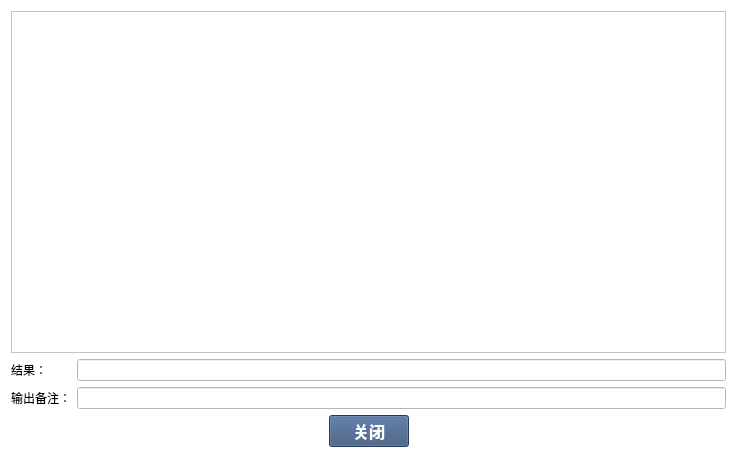
<?xml version="1.0" encoding="UTF-8"?>
<ui version="4.0">
 <class>FormGageResult</class>
 <widget class="QWidget" name="FormGageResult">
  <property name="geometry">
   <rect>
    <x>0</x>
    <y>0</y>
    <width>737</width>
    <height>458</height>
   </rect>
  </property>
  <property name="windowTitle">
   <string>生成结果处理</string>
  </property>
  <property name="styleSheet">
   <string notr="true">background-color: rgb(255, 255, 255);</string>
  </property>
  <layout class="QVBoxLayout" name="verticalLayout">
   <item>
    <widget class="QTableWidget" name="tableWidget"/>
   </item>
   <item>
    <layout class="QGridLayout" name="gridLayout">
     <item row="0" column="0">
      <widget class="QLabel" name="label">
       <property name="text">
        <string>结果：</string>
       </property>
      </widget>
     </item>
     <item row="0" column="1">
      <widget class="QLineEdit" name="lineEdit"/>
     </item>
     <item row="1" column="0">
      <widget class="QLabel" name="label_2">
       <property name="text">
        <string>输出备注：</string>
       </property>
      </widget>
     </item>
     <item row="1" column="1">
      <widget class="QLineEdit" name="lineEdit_2"/>
     </item>
    </layout>
   </item>
   <item>
    <layout class="QHBoxLayout" name="horizontalLayout">
     <item>
      <spacer name="horizontalSpacer">
       <property name="orientation">
        <enum>Qt::Horizontal</enum>
       </property>
       <property name="sizeHint" stdset="0">
        <size>
         <width>40</width>
         <height>20</height>
        </size>
       </property>
      </spacer>
     </item>
     <item>
      <widget class="QPushButton" name="pushButton_close">
       <property name="font">
        <font>
         <pointsize>12</pointsize>
         <weight>75</weight>
         <bold>true</bold>
        </font>
       </property>
       <property name="styleSheet">
        <string notr="true">color: rgb(255, 255, 255);
background-color: rgb(55, 83, 123);</string>
       </property>
       <property name="text">
        <string>关闭</string>
       </property>
       <property name="icon">
        <iconset>
         <normalon>:/image/Index/u709.svg</normalon>
        </iconset>
       </property>
       <property name="iconSize">
        <size>
         <width>24</width>
         <height>24</height>
        </size>
       </property>
      </widget>
     </item>
     <item>
      <spacer name="horizontalSpacer_2">
       <property name="orientation">
        <enum>Qt::Horizontal</enum>
       </property>
       <property name="sizeHint" stdset="0">
        <size>
         <width>40</width>
         <height>20</height>
        </size>
       </property>
      </spacer>
     </item>
    </layout>
   </item>
  </layout>
 </widget>
 <resources/>
 <connections/>
</ui>
